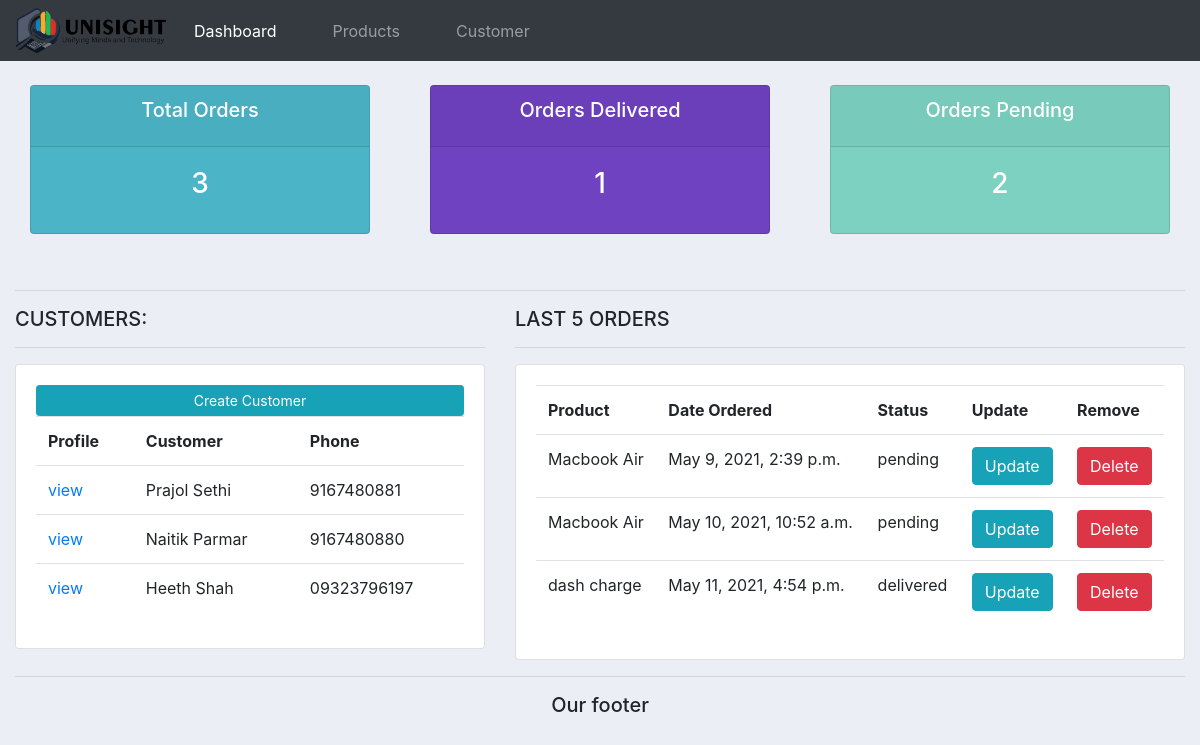
Before: / with the older database file.
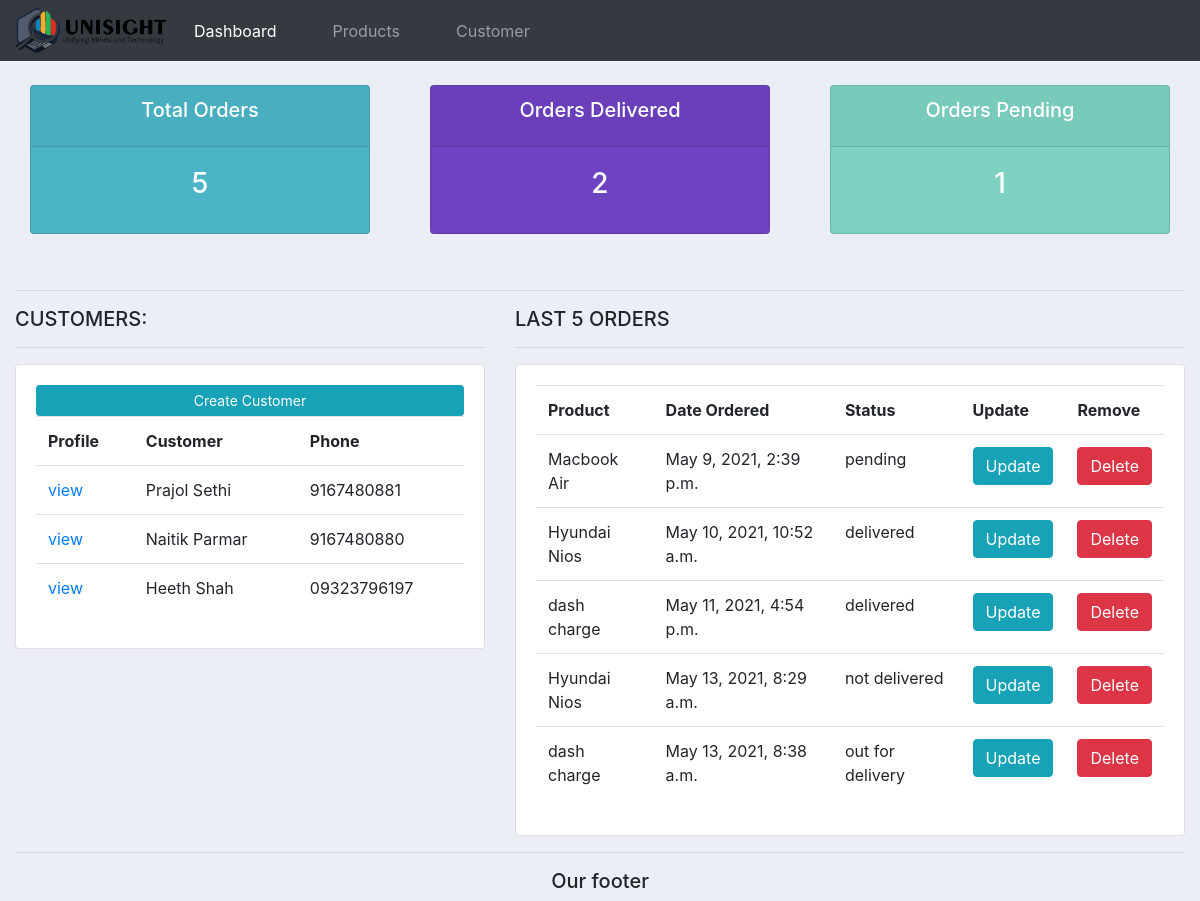
After: the same page with the newer database file.
### accounts/models.py (models this page shows, shortened)
class Customer(models.Model):
    name = models.CharField(max_length=200 ,null=True)
    email = models.CharField(max_length=200 ,null=True)
    phone = models.CharField(max_length=200 ,null=True)
    date_created = models.DateTimeField(auto_now_add=True,null=True)

class Order(models.Model):
    STATUS=(
            ('pending','pending'),
            ('out for delivery','out for delivery'),
            ('delivered','delivered'),
            ('not delivered','not delivered'),
    )
    customer = models.ForeignKey(Customer,null=True,on_delete=models.SET_NULL)
    product = models.ForeignKey(Product,null=True,on_delete=models.SET_NULL)
    date_created = models.DateTimeField(auto_now_add=True,null=True)
    status= models.CharField(max_length=200,null=True,choices=STATUS)

class Product(models.Model):
    CATEGORY=(
        ('Indoor','Indoor'),
        ('Outdoor','Outdoor')
    )
    name = models.CharField(max_length=200 ,null=True)
    price = models.FloatField(null=True)
    category =  models.CharField(max_length=200 ,null=True, choices=CATEGORY)
    description = models.CharField(max_length=200 ,null=True, blank=True)
    date_created = models.DateTimeField(auto_now_add=True,null=True)
    tags = models.ManyToManyField(Tag)
    def __str__(self):
        return self.name

### accounts/views.py (the view)
# urls.py: path('',views.home, name="home"),
def home(request):
    customers = Customer.objects.all()
    orders = Order.objects.all()
    total_orders = orders.count()
    orders_delivered = orders.filter(status="delivered").count()
    orders_pending = orders.filter(status="pending").count()
    context = {'customers':customers,'orders':orders,
    'total_orders':total_orders,'orders_delivered':orders_delivered,'orders_pending':orders_pending}
    return render(request,'accounts/dashboard.html',context)

### accounts/templates/accounts/dashboard.html
{%  extends 'accounts/main.html' %}
{% block content %}
{%  include 'accounts/status.html' %}
<br>
<hr>
<div class="row">
	<div class="col-md-5">
		<h5>CUSTOMERS:</h5>
  	<hr>
		<div class="card card-body">
			<a class="btn btn-info  btn-sm btn-block" href="#">Create Customer</a>
			<table class="table table-lg">
				<tr>
					<th>Profile</th>
					<th>Customer</th>
					<th>Phone</th>
				</tr>
				{% for customer in customers %}
				<tr>
					<td> <a href="{% url 'customer' customer.id %}">view</a> </td>
					<td>{{customer.name}}</td>
					<td>{{customer.phone}}</td>
				</tr>
				{% endfor %}
			</table>
		</div>
	</div>
	<div class="col-md-7">
		<h5>LAST 5 ORDERS</h5>
		<hr>
		<div class="card card-body">
			<table class="table table-lg">
				<tr>
					<th>Product</th>
					<th>Date Ordered</th>
					<th>Status</th>
					<th>Update</th>
					<th>Remove</th>
				</tr>
				{% for order in orders %}
				<tr>
					<td>{{order.product}}</td>
					<td>{{order.date_created}}</td>
					<td>{{order.status}}</td>
					<td><a href="{% url 'update_order' order.id %}"><button class="btn btn-info" type="submit">Update</button></a></td>
			<td><a href="{% url 'delete_order' order.id %}"><button class="btn btn-danger" type="submit">Delete</button></a></td>
		</tr>
				{% endfor %}
			</table>
		</div>
	</div>
</div>
{% endblock %}

Changed rows visible on the page:
changed Order "May 10, 2021, 10:52 a.m.": product "Macbook Air" → "Hyundai Nios"; status "pending" → "delivered"
added Order: product "Hyundai Nios", date_created "May 13, 2021, 8:29 a.m.", status "not delivered"
added Order: product "dash charge", date_created "May 13, 2021, 8:38 a.m.", status "out for delivery"
Other visible differences:
{{ total_orders }}: "3" → "5"
{{ orders_delivered }}: "1" → "2"
{{ orders_pending }}: "2" → "1"
